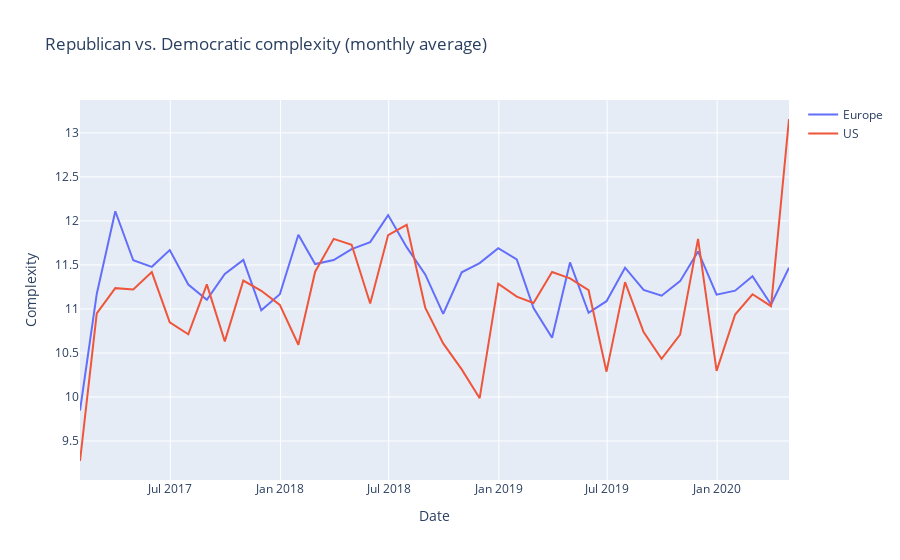

Notebook code cell kept with this figure:
### Code cell
# plot complexity
plot_republicans_democrats_complexity(parties_mean)
